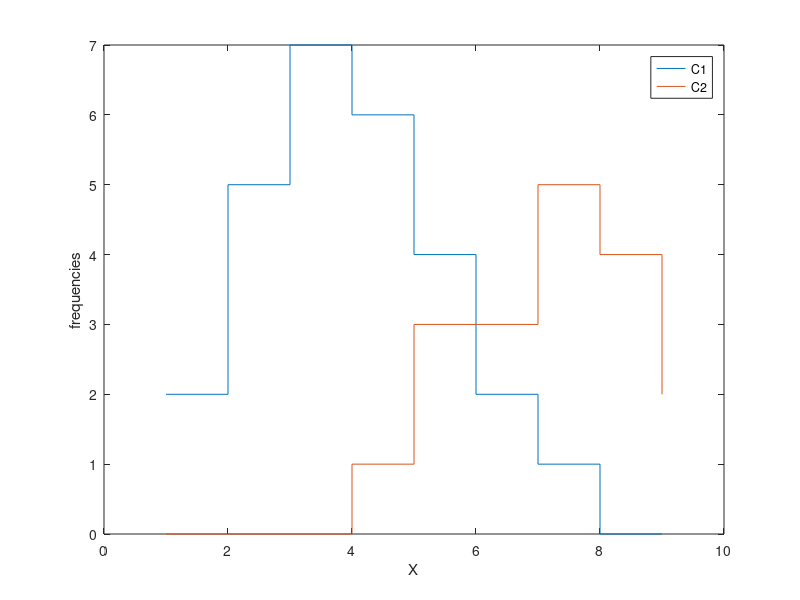
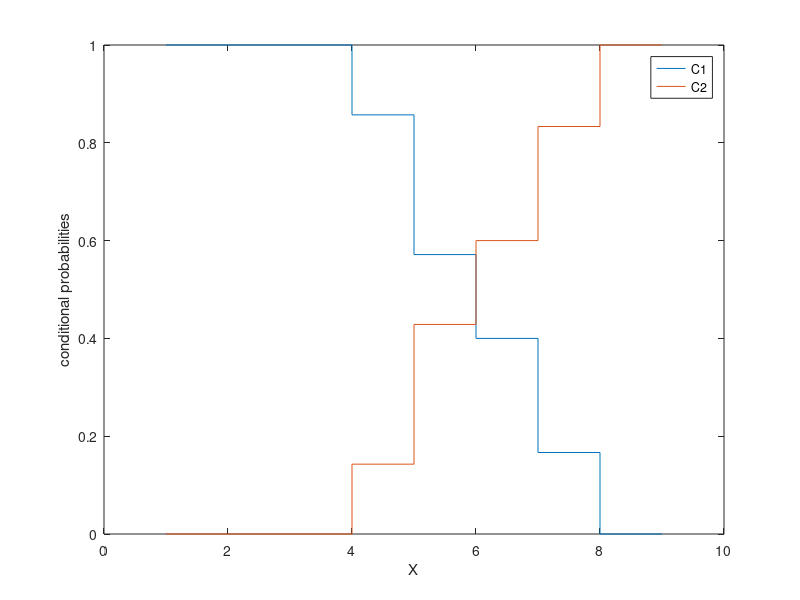

MATLAB code for these plots, in order:
%creating the dataset
x=[1:9]; 
C1=[2; 5; 7; 6; 4; 2; 1; 0; 0];
C2=[0; 0; 0; 1; 3; 3; 5; 4; 2];
M=[x.' C1 C2];

%Making the barplot with frequencies
figure 
stairs(x,M(:,2:3))
legend({'C1','C2'})
xlabel('X')
ylabel('frequencies')

%Making a barplot with conditional probabilities
total_inst_X=[]
for i = 1:length(C1)
    total=sum(M(i,2:3))
    total_inst_X(i)=total
end
M=[M total_inst_X.'];

figure
stairs(x,[M(:,2)./total_inst_X.' M(:,3)./total_inst_X.'])
legend({'C1','C2'})
xlabel('X')
ylabel('conditional probabilities')

%calculating the misclassifications 
misclassifications=[];
for split = 1:length(x)-1
    misclassifications(split)=sum(C1(split+1:length(C1)))+sum(C2(1:split))      
end

%Finding optimal decision boundary when costs are equal
best_split1=find(misclassifications==min(misclassifications))

%Finding optimal decision boundary when L_ba=2 and L_ab=1
split=1;
L_ba=2;
L_ab=1;
cost_C1=1;
cost_C2=2;
while cost_C1<cost_C2
    cost_C1=L_ba*C2(split);
    cost_C2=L_ab*C1(split);
    if cost_C1<cost_C2
        split = split+1;
    else
        break
    end
end

best_split2=split-1

   
   




    
    
